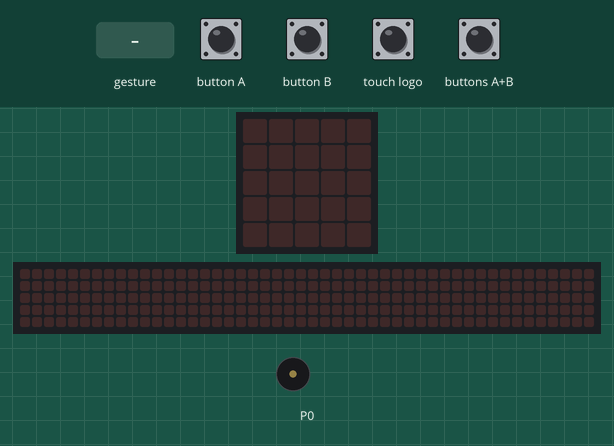
Simulated run of this program. Board: BBC micro:bit (MakeCode). On the bench: the board's 5×5 LED display, a strip that is not on the board, showing the scrolling text unrolled, buzzer (waves = sounding). The inputs (shaded band) are chosen by the test bench. Random numbers come from a fixed seed; a tilt is held for 1.5 s and a shake lasts 1 s, then the board lies face up again; the 48×5 strip is a reading aid, not a part: it shows the text the display is scrolling, unrolled, one strip-width of it at a time.

Above: at 1.2 s.
1.3 s: button B pressed for 0.15 s
At 3.6 s:
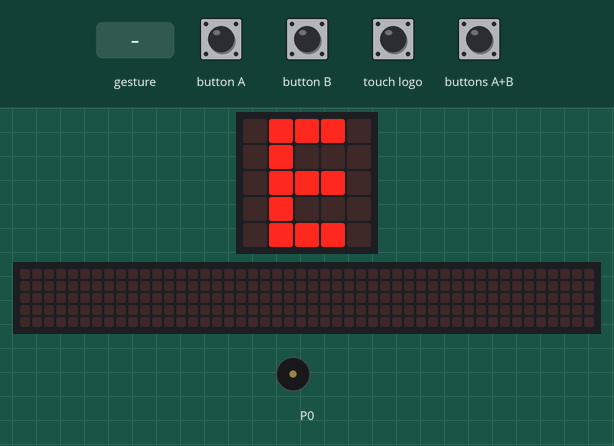
4.4 s: touch logo pressed for 0.15 s
At 7.3 s:
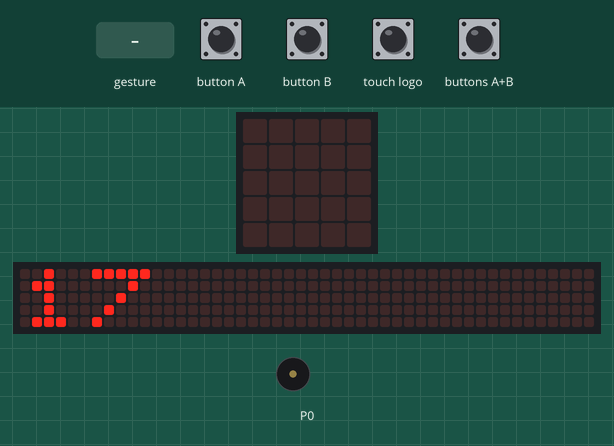
7.4 s: buttons A+B pressed for 0.15 s
At 7.62 s:
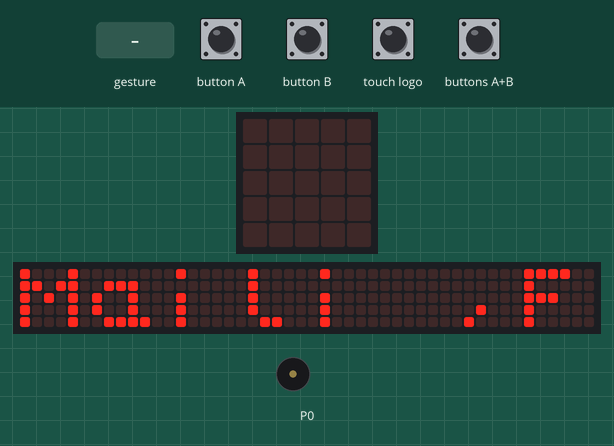
10.4 s: gesture 'shake'
At 50.4 s:
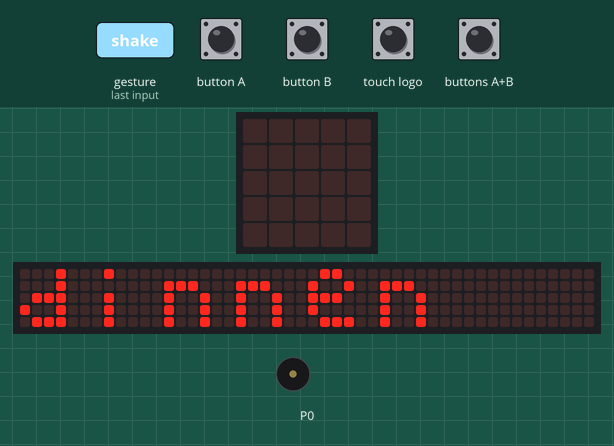
Timing chart, 0 to 51.9 s (numbered marks = the images above; inputs shaded):
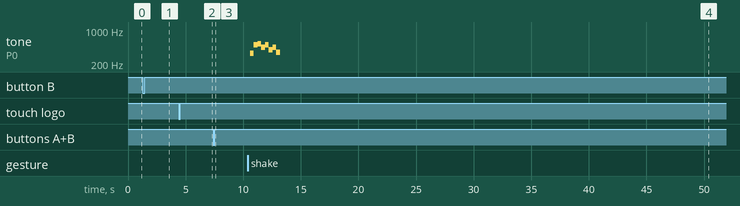

Measured:
- after the input at 1.3 s, the display: first changes after 0.15 s (image 1 shows a later state)
- after the input at 4.4 s, the display: first changes after 0.35 s (image 2 shows a later state)
- after the input at 10.4 s, tone on P0: plays 330 Hz for 0.33 s, 494 Hz for 0.33 s, 523 Hz for 0.33 s, 440 Hz for 0.33 s, 494 Hz for 0.33 s, 392 Hz for 0.33 s … (8 notes in this stretch), starting after 0.20 s
- what the display in image 1 shows lasts 0.9 s, from 3.0 s to 3.9 s

The program:

main.ts
```typescript
input.onButtonPressed(Button.A, function () {
    for (let index = 0; index < 4; index++) {
        basic.showIcon(IconNames.Heart)
        basic.pause(500)
        basic.showIcon(IconNames.SmallHeart)
        basic.pause(500)
    }
})
input.onGesture(Gesture.Shake, function () {
    music.play(music.stringPlayable("E B C5 A B G A F ", 186), music.PlaybackMode.UntilDone)
})
input.onLogoEvent(TouchButtonEvent.Pressed, function () {
    basic.showNumber(randint(0, 100))
})
input.onButtonPressed(Button.AB, function () {
    basic.showString("Maili ,Floor,Elodi,Noor zijn beste vriendinnen ")
})
input.onButtonPressed(Button.B, function () {
    basic.showLeds(`
        . # . . .
        . # . . .
        . # . . .
        . # . . .
        . # # # .
        `)
    basic.pause(100)
    basic.showLeds(`
        . # # # .
        . . # . .
        . . # . .
        . . # . .
        . # # # .
        `)
    basic.pause(100)
    basic.showLeds(`
        . # . . #
        . # . # .
        . # # . .
        . # . # .
        . # . . #
        `)
    basic.pause(100)
    basic.showLeds(`
        . # # # .
        . # . . .
        . # # # .
        . # . . .
        . # # # .
        `)
    basic.pause(500)
    basic.showLeds(`
        . . . . .
        # . . . #
        # # . # #
        # . # . #
        # . . . #
        `)
    basic.pause(100)
    basic.showLeds(`
        . # # # .
        . # . . .
        . # # # .
        . # . . .
        . # # # .
        `)
})
```

test.ts
```typescript
// tests gaan hier; deze zal niet worden gecompileerd wanneer dit pakket wordt gebruikt als extensie.
```
